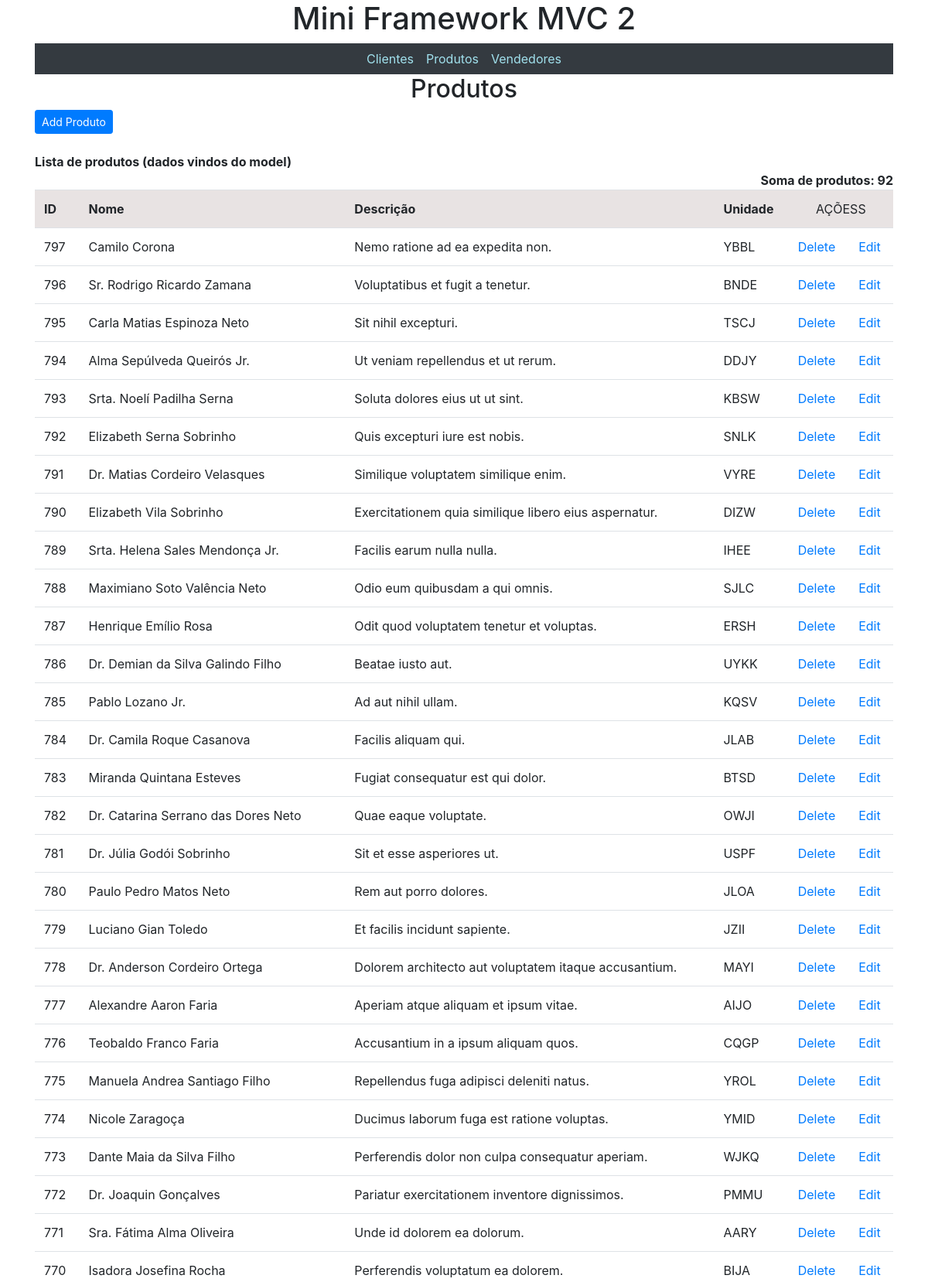
/produtos (upper part), run on the app's committed database.
### tables this page shows
CREATE TABLE `produtos` (
  `id` int(11) NOT NULL AUTO_INCREMENT,
  `nome` varchar(50) NOT NULL,
  `descricao` varchar(200) DEFAULT NULL,
  `unidade` varchar(4) DEFAULT NULL,
  PRIMARY KEY (`id`)
);

### src/View/ProdutosView.php (called while the page is built, shortened)
<?php
class ProdutosView{
	public function index($controller, $action, $todos, $soma){
        require SRC . 'templates/_includes/header.php';
        require SRC . 'templates/'.$controller.'/'.$action.'.php';
        require SRC . 'templates/_includes/footer.php';
	}
}

### src/Controller/ProdutosController.php (called while the page is built, shortened)
<?php
class ProdutosController
{
    public function index()
    {
        $Produtos = new ProdutosModel();
        $todos = $Produtos->todosProdutos();
        $soma = $Produtos->somaProdutos();
		$view = new ProdutosView();
		$view->index('produtos','index',$todos,$soma);
    }
}

### src/bootstrap.php (called while the page is built, shortened)
<?php
$app = new Router();

### public/index.php (called while the page is built)
<?php
require __DIR__ . '/../src/bootstrap.php';

### src/Core/Model.php (called while the page is built, shortened)
<?php
class Model
{
    private function openDb()
    {
        $options = array(PDO::ATTR_DEFAULT_FETCH_MODE => PDO::FETCH_OBJ, PDO::ATTR_ERRMODE => PDO::ERRMODE_WARNING);
		$dsn = DB_TYPE . ':host=' . DB_HOST . ';port ='. DB_PORT . ';dbname=' . DB_NAME;
        $this->pdo = new PDO($dsn , DB_USER, DB_PASS, $options);
    }
}

### src/Model/ProdutosModel.php (called while the page is built, shortened)
<?php
class ProdutosModel extends Model
{
    public function todosProdutos()
    {
        $sql = 'SELECT id, nome, descricao, unidade FROM produtos ORDER BY id DESC';
        $query = $this->pdo->prepare($sql);
        $query->execute();
        return $query->fetchAll();
    }
    public function somaProdutos()
    {
        $sql = 'SELECT COUNT(id) AS soma FROM produtos';
        $query = $this->pdo->prepare($sql);
        $query->execute();
        return $query->fetch()->soma;
    }
}

### src/templates/produtos/index.php (the view)
<div class="container">
    <h2 class="text-center">Produtos</h2>
	<a class="btn btn-primary btn-sm" href="<?=URL . 'produtos/add'; ?>">Add Produto</a>
    <div>
        <br>
        <b>Lista de produtos (dados vindos do model)</b><div class="text-right"><b>Soma de produtos: <?php echo $soma; ?></b></div>
        <table class="table table-hover table-stripped">
            <thead>
            <tr class="bg-gray">
                <td><b>ID</b></td>
                <td><b>Nome</b></td>
                <td><b>Descrição</b></td>
                <td><b>Unidade</b></td>
                <td colspan="2" align="center">AÇÕESS</td>
            </tr>
            </thead>
            <tbody>
            <?php foreach ($todos as $produto) { ?>
                <tr>
                    <td><?php if (isset($produto->id)) echo htmlspecialchars($produto->id, ENT_QUOTES, 'UTF-8'); ?></td>
                    <td><?php if (isset($produto->nome)) echo htmlspecialchars($produto->nome, ENT_QUOTES, 'UTF-8'); ?></td>
                    <td><?php if (isset($produto->descricao)) echo htmlspecialchars($produto->descricao, ENT_QUOTES, 'UTF-8'); ?></td>
                    <td><?php if (isset($produto->unidade)) echo htmlspecialchars($produto->unidade, ENT_QUOTES, 'UTF-8'); ?></td>
                    <td><a href="<?php echo URL . 'produtos/delete/' . htmlspecialchars($produto->id, ENT_QUOTES, 'UTF-8'); ?>">Delete</a></td>
                    <td><a href="<?php echo URL . 'produtos/edit/' . htmlspecialchars($produto->id, ENT_QUOTES, 'UTF-8'); ?>">Edit</a></td>
                </tr>
            <?php } ?>
            </tbody>
        </table>
    </div>
</div>

### public/css/custom.css (style rules this page uses)
.bg-gray { background-color: #e8e3e3; }

### data on the page
produtos: id "797", nome "Camilo Corona", descricao "Nemo ratione ad ea expedita non.", unidade "YBBL"
produtos: id "796", nome "Sr. Rodrigo Ricardo Zamana", descricao "Voluptatibus et fugit a tenetur.", unidade "BNDE"
produtos: id "795", nome "Carla Matias Espinoza Neto", descricao "Sit nihil excepturi.", unidade "TSCJ"
produtos: id "794", nome "Alma Sepúlveda Queirós Jr.", descricao "Ut veniam repellendus et ut rerum.", unidade "DDJY"
produtos: id "793", nome "Srta. Noelí Padilha Serna", descricao "Soluta dolores eius ut ut sint.", unidade "KBSW"
produtos: id "792", nome "Elizabeth Serna Sobrinho", descricao "Quis excepturi iure est nobis.", unidade "SNLK"
produtos: id "791", nome "Dr. Matias Cordeiro Velasques", descricao "Similique voluptatem similique enim.", unidade "VYRE"
produtos: id "790", nome "Elizabeth Vila Sobrinho", descricao "Exercitationem quia similique libero eius aspernatur.", unidade "DIZW"
produtos: id "789", nome "Srta. Helena Sales Mendonça Jr.", descricao "Facilis earum nulla nulla.", unidade "IHEE"
produtos: id "788", nome "Maximiano Soto Valência Neto", descricao "Odio eum quibusdam a qui omnis.", unidade "SJLC"
produtos: id "787", nome "Henrique Emílio Rosa", descricao "Odit quod voluptatem tenetur et voluptas.", unidade "ERSH"
produtos: id "786", nome "Dr. Demian da Silva Galindo Filho", descricao "Beatae iusto aut.", unidade "UYKK"
produtos: id "785", nome "Pablo Lozano Jr.", descricao "Ad aut nihil ullam.", unidade "KQSV"
produtos: id "784", nome "Dr. Camila Roque Casanova", descricao "Facilis aliquam qui.", unidade "JLAB"
produtos: id "783", nome "Miranda Quintana Esteves", descricao "Fugiat consequatur est qui dolor.", unidade "BTSD"
produtos: id "782", nome "Dr. Catarina Serrano das Dores Neto", descricao "Quae eaque voluptate.", unidade "OWJI"
produtos: id "781", nome "Dr. Júlia Godói Sobrinho", descricao "Sit et esse asperiores ut.", unidade "USPF"
produtos: id "780", nome "Paulo Pedro Matos Neto", descricao "Rem aut porro dolores.", unidade "JLOA"
produtos: id "779", nome "Luciano Gian Toledo", descricao "Et facilis incidunt sapiente.", unidade "JZII"
produtos: id "778", nome "Dr. Anderson Cordeiro Ortega", descricao "Dolorem architecto aut voluptatem itaque accusantium.", unidade "MAYI"
produtos: id "777", nome "Alexandre Aaron Faria", descricao "Aperiam atque aliquam et ipsum vitae.", unidade "AIJO"
produtos: id "776", nome "Teobaldo Franco Faria", descricao "Accusantium in a ipsum aliquam quos.", unidade "CQGP"
produtos: id "775", nome "Manuela Andrea Santiago Filho", descricao "Repellendus fuga adipisci deleniti natus.", unidade "YROL"
produtos: id "774", nome "Nicole Zaragoça", descricao "Ducimus laborum fuga est ratione voluptas.", unidade "YMID"
produtos: id "773", nome "Dante Maia da Silva Filho", descricao "Perferendis dolor non culpa consequatur aperiam.", unidade "WJKQ"
produtos: id "772", nome "Dr. Joaquin Gonçalves", descricao "Pariatur exercitationem inventore dignissimos.", unidade "PMMU"
produtos: id "771", nome "Sra. Fátima Alma Oliveira", descricao "Unde id dolorem ea dolorum.", unidade "AARY"
produtos: id "770", nome "Isadora Josefina Rocha", descricao "Perferendis voluptatum ea dolorem.", unidade "BIJA"

### other printed values
SRC_TITTLE "Mini Framework MVC 2"
$soma "92"
